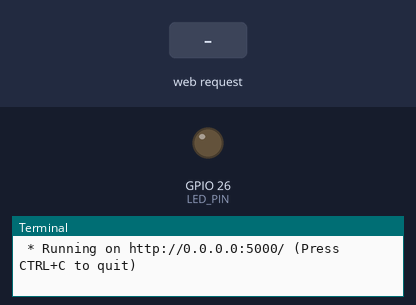
The program below on a simulated Raspberry Pi (BCM pin numbers). Parts: output pins drawn as LEDs (lit = HIGH), the last lines printed to the terminal. The inputs (shaded band) are chosen by the test bench. The clock reads 2024-03-15 10:24:30 at power-on unless the program sets it.

Above: at 1.2 s.
1.3 s: HTTP request for /led/on received
At 2.2 s:
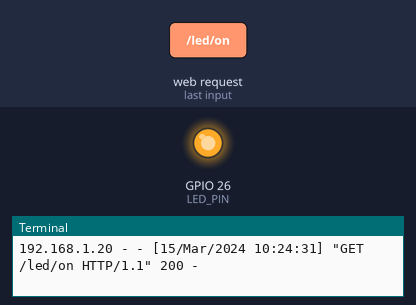
4.3 s: HTTP request for /led/off received
At 5.7 s:
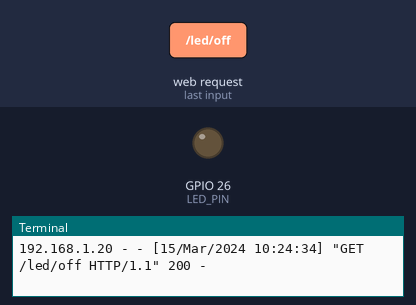
Timing chart, 0 to 7.3 s (numbered marks = the images above; inputs shaded):
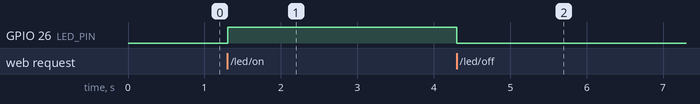

Measured:
- after the input at 1.3 s, GPIO 26 (LED_PIN): LOW → HIGH at once
- after the input at 4.3 s, GPIO 26 (LED_PIN): HIGH → LOW at once

The program:

flask_led2.py
```python
from flask import Flask, render_template
import RPi.GPIO as GPIO

LED_PIN = 26
#Flask 객체 생성
#__name__은 파일명
app = Flask(__name__)
GPIO.setmode(GPIO.BCM)
GPIO.setup(LED_PIN, GPIO.OUT)

#라우팅을 위한 뷰 함수
@app.route("/")
def hello_world():
    return render_template("led.html")
@app.route("/led/<op>")
def led_op(op):
    if op == "on":
        GPIO.output(LED_PIN, GPIO.HIGH)
        return "LED ON"
    elif op =="off":
        GPIO.output(LED_PIN, GPIO.LOW)
        return "LED OFF"
    else:
        return "Error"

#터미널에서 직접 실행시킨 경우
if __name__ == "__main__":
    try:
        app.run(host="0.0.0.0")
    finally:
        GPIO.cleanup()
```
